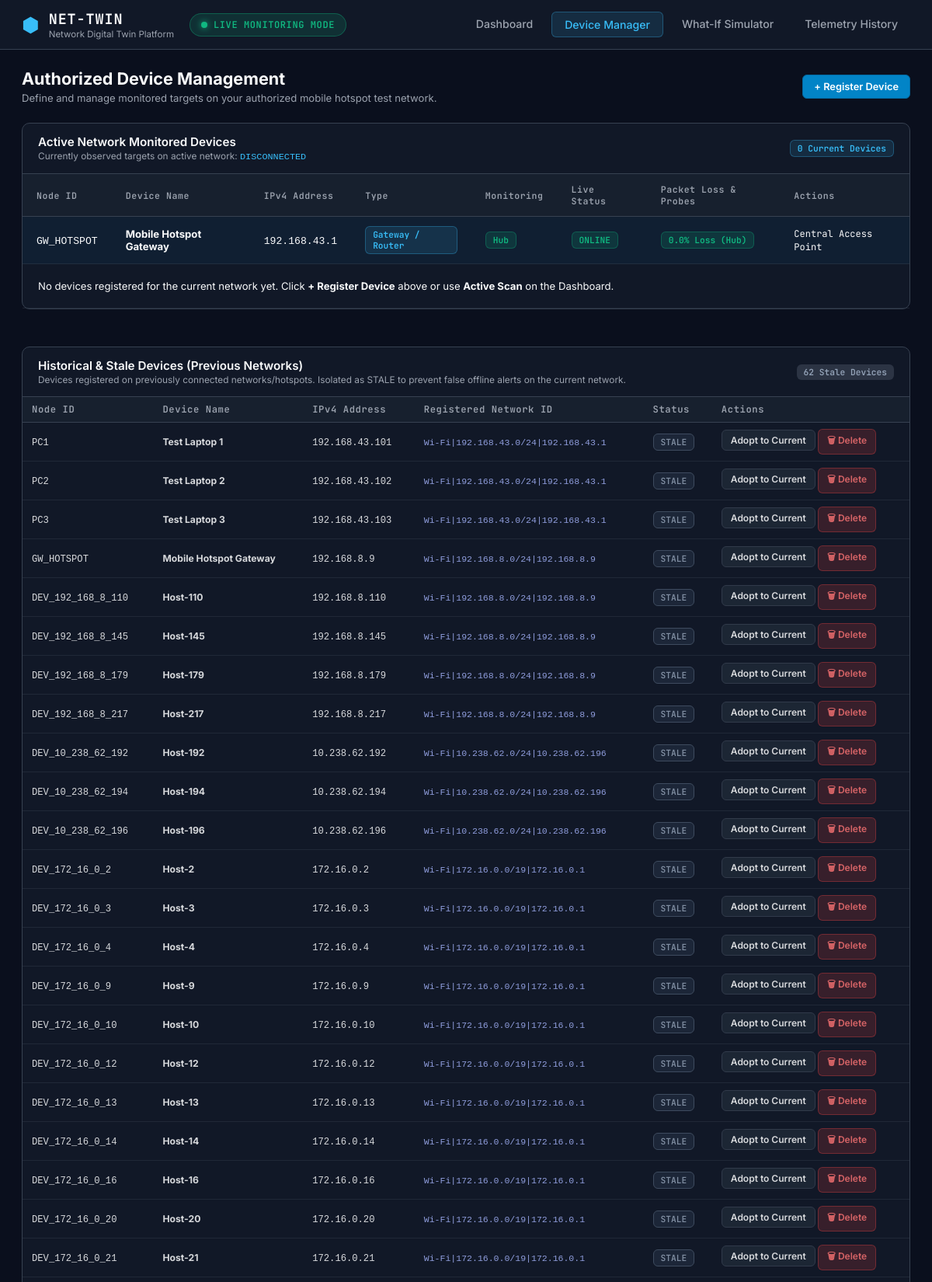
/devices (upper part), run on the app's committed database.
### tables this page shows
CREATE TABLE devices (
    id INTEGER PRIMARY KEY AUTOINCREMENT,
    device_id TEXT UNIQUE NOT NULL,
    device_name TEXT NOT NULL,
    ip_address TEXT NOT NULL,
    device_type TEXT NOT NULL DEFAULT 'Computer',
    description TEXT,
    created_at TIMESTAMP DEFAULT CURRENT_TIMESTAMP
, network_id TEXT DEFAULT NULL, mac_address TEXT DEFAULT NULL, status TEXT NOT NULL DEFAULT 'DISCOVERED', is_monitored INTEGER NOT NULL DEFAULT 1, authorization_status TEXT NOT NULL DEFAULT 'AUTHORIZED', source TEXT NOT NULL DEFAULT 'MANUAL', last_seen TIMESTAMP DEFAULT NULL);

### app.py (the view)
@app.route("/devices")
def devices_page():
    current_devices = []
    historical_devices = []
    net_info = get_current_network_info()
    current_net_id = net_info.get("network_id")
    gateway_ip = net_info.get("gateway") or "192.168.43.1"
    try:
        with get_db_connection() as conn:
            cursor = conn.cursor()
            cursor.execute("SELECT * FROM devices ORDER BY id ASC")
            all_rows = cursor.fetchall()
            for r in all_rows:
                if r["network_id"] == current_net_id:
                    current_devices.append(r)
                else:
                    historical_devices.append(r)
    except Exception as e:
        logger.error("Error fetching devices: %s", e)
    return render_template(
        "devices.html",
        active_page="devices",
        current_devices=current_devices,
        historical_devices=historical_devices,
        devices=current_devices,  # backward compatibility
        current_network=net_info,
        gateway={"id": HOTSPOT_GATEWAY_ID, "name": HOTSPOT_GATEWAY_NAME, "ip": gateway_ip}
    )

### database/database.py (called while the page is built)
def get_db_connection():
    os.makedirs(DATA_DIR, exist_ok=True)
    conn = sqlite3.connect(DATABASE_PATH)
    conn.row_factory = sqlite3.Row
    conn.execute("PRAGMA foreign_keys = ON;")
    return conn

### modules/network_info.py (called while the page is built, shortened)
def parse_ipconfig_output(ipconfig_text):
    if not ipconfig_text or not isinstance(ipconfig_text, str):
        return {
            "interface": "None",
            "local_ip": None,
            "subnet_mask": None,
            "gateway": None,
            "network": None,
            "network_id": "DISCONNECTED",
            "status": "DISCONNECTED"
        }

def get_current_network_info(timeout_seconds=3):
    try:
        res = subprocess.run(
            ["ipconfig"],
            stdout=subprocess.PIPE,
            stderr=subprocess.PIPE,
            text=True,
            timeout=timeout_seconds
        )
        return parse_ipconfig_output(res.stdout)
    except subprocess.TimeoutExpired:
        logger.error("ipconfig command timed out.")
        return {
            "interface": "Unknown",
            "local_ip": None,
            "subnet_mask": None,
            "gateway": None,
            "network": None,
            "network_id": "ERROR_TIMEOUT",
            "status": "TIMEOUT"
        }

### templates/devices.html (shortened to what this page needs)
{% extends "base.html" %}
{% block content %}
<div class="dashboard-wrapper">
    <div class="page-header-row">
        <div>
            <h2 class="page-title">Authorized Device Management</h2>
            <p class="page-desc">Define and manage monitored targets on your authorized mobile hotspot test network.</p>
        </div>
        <button class="btn btn-primary" onclick="openAddDeviceModal()">+ Register Device</button>
    </div>
    <div class="panel" style="margin-bottom: 24px;">
        <div class="panel-header">
            <div>
                <h3 class="panel-title">Active Network Monitored Devices</h3>
                <span class="panel-subtitle">Currently observed targets on active network: <code style="color:var(--accent-blue);">{{ current_network.network_id if current_network else 'Active Network' }}</code></span>
            </div>
            <span class="badge badge-info">{{ current_devices|length }} Current Devices</span>
        </div>
        <div class="table-responsive">
            <table class="data-table">
                <thead>
                    <tr>
                        <th>Node ID</th>
                        <th>Device Name</th>
                        <th>IPv4 Address</th>
                        <th>Type</th>
                        <th>Monitoring</th>
                        <th>Live Status</th>
                        <th>Packet Loss & Probes</th>
                        <th>Actions</th>
                    </tr>
                </thead>
                <tbody id="devicesTableBody">
                    <tr class="gateway-row">
                        <td><code>{{ gateway.id }}</code></td>
                        <td><strong>{{ gateway.name }}</strong></td>
                        <td><code>{{ gateway.ip or '192.168.43.1' }}</code></td>
                        <td><span class="badge badge-info">Gateway / Router</span></td>
                        <td><span class="badge badge-online">Hub</span></td>
                        <td><span class="badge badge-online">ONLINE</span></td>
                        <td><span class="badge badge-online">0.0% Loss (Hub)</span></td>
                        <td><span class="text-muted font-mono" style="font-size:0.75rem;">Central Access Point</span></td>
                    </tr>
                    {% for d in current_devices %}
                    <tr id="row-{{ d.device_id }}">
                        <td><code>{{ d.device_id }}</code></td>
                        <td>
                            <strong>{{ d.device_name }}</strong>
                            {% if d.description %}<div class="text-muted" style="font-size:0.75rem;">{{ d.description }}</div>{% endif %}
                        </td>
                        <td><code>{{ d.ip_address }}</code></td>
                        <td>{{ d.device_type }}</td>
                        <td>
                            {% if d.is_monitored %}
                                <span class="badge badge-online">MONITORED</span>
                            {% else %}
                                <span class="badge badge-system">PAUSED</span>
                            {% endif %}
                        </td>
                        <td id="status-col-{{ d.device_id }}">
                            <span class="badge {% if d.status == 'ONLINE' %}badge-online{% elif d.status == 'UNREACHABLE' %}badge-offline{% else %}badge-system{% endif %}">
                                {{ d.status or 'PENDING' }}
                            </span>
                        </td>
                        <td id="loss-col-{{ d.device_id }}">
                            <span class="text-muted font-mono" style="font-size:0.78rem;">Live Polled</span>
                        </td>
                        <td class="action-buttons">
                            <button class="btn btn-primary btn-sm" id="btn-test-{{ d.device_id }}" onclick="testDeviceProbes('{{ d.device_id }}')" title="Run 5-packet ICMP probe (RTT & Loss)">⚡ Test Now</button>
                            <button class="btn btn-secondary btn-sm" onclick="pingDevice('{{ d.ip_address }}', '{{ d.device_id }}')" title="Single Instant Ping">Ping</button>
                            <button class="btn btn-secondary btn-sm" onclick="toggleMonitoring('{{ d.device_id }}')" title="Pause or Resume in Digital Twin">{% if d.is_monitored %}Pause{% else %}Monitor{% endif %}</button>
                            <button class="btn btn-secondary btn-sm" onclick="openEditDeviceModal('{{ d.device_id }}', '{{ d.device_name }}', '{{ d.ip_address }}', '{{ d.device_type }}', '{{ d.description or '' }}')">✏ Edit</button>
                            <button class="btn btn-danger btn-sm" onclick="deleteDevice('{{ d.device_id }}')">🗑 Delete</button>
                        </td>
                    </tr>
                    {% else %}
                    <tr>
                        <td colspan="8" class="text-center text-muted" style="padding: 20px;">
                            No devices registered for the current network yet. Click <strong>+ Register Device</strong> above or use <strong>Active Scan</strong> on the Dashboard.
                        </td>
                    </tr>
                    {% endfor %}
                </tbody>
            </table>
        </div>
    </div>
    <div class="panel">
        <div class="panel-header">
            <div>
                <h3 class="panel-title">Historical & Stale Devices (Previous Networks)</h3>
                <span class="panel-subtitle">Devices registered on previously connected networks/hotspots. Isolated as STALE to prevent false offline alerts on the current network.</span>
            </div>
            <span class="badge" style="background: rgba(148, 163, 184, 0.2); color: #94a3b8;">{{ historical_devices|length }} Stale Devices</span>
        </div>
        <div class="table-responsive">
            <table class="data-table data-table-sm">
                <thead>
                    <tr>
                        <th>Node ID</th>
                        <th>Device Name</th>
                        <th>IPv4 Address</th>
                        <th>Registered Network ID</th>
                        <th>Status</th>
                        <th>Actions</th>
                    </tr>
                </thead>
                <tbody>
                    {% for d in historical_devices %}
                    <tr id="row-{{ d.device_id }}" style="opacity: 0.85;">
                        <td><code>{{ d.device_id }}</code></td>
                        <td><strong>{{ d.device_name }}</strong></td>
                        <td><code>{{ d.ip_address }}</code></td>
                        <td><code style="font-size: 0.72rem; color: #a5b4fc;">{{ d.network_id or 'Unknown Network' }}</code></td>
                        <td><span class="badge" style="background: #1e293b; color: #94a3b8; border: 1px solid #475569;">STALE</span></td>
                        <td class="action-buttons">
                            <button class="btn btn-secondary btn-sm" onclick="adoptDeviceToCurrent('{{ d.device_id }}')" title="Re-assign this device to current active network">Adopt to Current</button>
                            <button class="btn btn-danger btn-sm" onclick="deleteDevice('{{ d.device_id }}')">🗑 Delete</button>
                        </td>
                    </tr>
                    {% else %}
                    <tr>
                        <td colspan="6" class="text-center text-muted" style="padding: 16px;">
                            No stale or previous network devices found.
                        </td>
                    </tr>
                    {% endfor %}
                </tbody>
            </table>
        </div>
    </div>
</div>
{% endblock %}

### templates/base.html (shortened to what this page needs)
<!DOCTYPE html>
<html lang="en">
<head>
    <link rel="stylesheet" href="{{ url_for('static', filename='css/style.css') }}">
</head>
<body>
    <header class="app-header">
        <div class="header-left">
            <a href="/" class="logo-box" style="text-decoration: none;">
                <span class="logo-icon">⬢</span>
                <div>
                    <h1 class="logo-title">NET-TWIN</h1>
                    <span class="logo-subtitle">Network Digital Twin Platform</span>
                </div>
            </a>
            {% if active_page == 'simulation' %}
            <div class="mode-badge sim-mode">
                <span class="pulse-dot sim-dot"></span>
                <span>WHAT-IF SIMULATION MODE (ISOLATED)</span>
            </div>
            {% else %}
            <div class="mode-badge live-mode" id="modeBadge">
                <span class="pulse-dot"></span>
                <span>LIVE MONITORING MODE</span>
            </div>
            {% endif %}
        </div>
        <nav class="nav-links">
            <a href="/" class="nav-item {% if active_page == 'dashboard' %}active{% endif %}">Dashboard</a>
            <a href="/devices" class="nav-item {% if active_page == 'devices' %}active{% endif %}">Device Manager</a>
            <a href="/simulation" class="nav-item {% if active_page == 'simulation' %}active{% endif %}">What-If Simulator</a>
            <a href="/history" class="nav-item {% if active_page == 'history' %}active{% endif %}">Telemetry History</a>
        </nav>
    </header>
    <main class="main-container">
        {% block content %}{% endblock %}
    </main>
</body>
</html>

### data on the page
devices: id "GW_HOTSPOT", name "Mobile Hotspot Gateway", device_id "GW_HOTSPOT", device_name "Mobile Hotspot Gateway", ip_address "192.168.8.9", network "Wi-Fi|192.168.8.0/24|192.168.8.9"
devices: device_id "PC1", device_name "Test Laptop 1", ip_address "192.168.43.101", network "Wi-Fi|192.168.43.0/24|192.168.43.1"
devices: device_id "PC2", device_name "Test Laptop 2", ip_address "192.168.43.102", network "Wi-Fi|192.168.43.0/24|192.168.43.1"
devices: device_id "PC3", device_name "Test Laptop 3", ip_address "192.168.43.103", network "Wi-Fi|192.168.43.0/24|192.168.43.1"
devices: device_id "DEV_192_168_8_110", device_name "Host-110", ip_address "192.168.8.110", network "Wi-Fi|192.168.8.0/24|192.168.8.9"
devices: device_id "DEV_192_168_8_145", device_name "Host-145", ip_address "192.168.8.145", network "Wi-Fi|192.168.8.0/24|192.168.8.9"
devices: device_id "DEV_192_168_8_179", device_name "Host-179", ip_address "192.168.8.179", network "Wi-Fi|192.168.8.0/24|192.168.8.9"
devices: device_id "DEV_192_168_8_217", device_name "Host-217", ip_address "192.168.8.217", network "Wi-Fi|192.168.8.0/24|192.168.8.9"
devices: device_id "DEV_10_238_62_192", device_name "Host-192", ip_address "10.238.62.192", network "Wi-Fi|10.238.62.0/24|10.238.62.196"
devices: device_id "DEV_10_238_62_194", device_name "Host-194", ip_address "10.238.62.194", network "Wi-Fi|10.238.62.0/24|10.238.62.196"
devices: device_id "DEV_10_238_62_196", device_name "Host-196", ip_address "10.238.62.196", network "Wi-Fi|10.238.62.0/24|10.238.62.196"
devices: device_id "DEV_172_16_0_2", device_name "Host-2", ip_address "172.16.0.2", network "Wi-Fi|172.16.0.0/19|172.16.0.1"
devices: device_id "DEV_172_16_0_3", device_name "Host-3", ip_address "172.16.0.3", network "Wi-Fi|172.16.0.0/19|172.16.0.1"
devices: device_id "DEV_172_16_0_4", device_name "Host-4", ip_address "172.16.0.4", network "Wi-Fi|172.16.0.0/19|172.16.0.1"
devices: device_id "DEV_172_16_0_9", device_name "Host-9", ip_address "172.16.0.9", network "Wi-Fi|172.16.0.0/19|172.16.0.1"
devices: device_id "DEV_172_16_0_10", device_name "Host-10", ip_address "172.16.0.10", network "Wi-Fi|172.16.0.0/19|172.16.0.1"
devices: device_id "DEV_172_16_0_12", device_name "Host-12", ip_address "172.16.0.12", network "Wi-Fi|172.16.0.0/19|172.16.0.1"
devices: device_id "DEV_172_16_0_13", device_name "Host-13", ip_address "172.16.0.13", network "Wi-Fi|172.16.0.0/19|172.16.0.1"
devices: device_id "DEV_172_16_0_14", device_name "Host-14", ip_address "172.16.0.14", network "Wi-Fi|172.16.0.0/19|172.16.0.1"
devices: device_id "DEV_172_16_0_16", device_name "Host-16", ip_address "172.16.0.16", network "Wi-Fi|172.16.0.0/19|172.16.0.1"
devices: device_id "DEV_172_16_0_20", device_name "Host-20", ip_address "172.16.0.20", network "Wi-Fi|172.16.0.0/19|172.16.0.1"
devices: device_id "DEV_172_16_0_21", device_name "Host-21", ip_address "172.16.0.21", network "Wi-Fi|172.16.0.0/19|172.16.0.1"

### other printed values
{{ current_network.network_id if current_network else 'Active Network' }} "DISCONNECTED"
{{ current_devices|length }} "0"
{{ gateway.ip or '192.168.43.1' }} "192.168.43.1"
{{ historical_devices|length }} "62"
